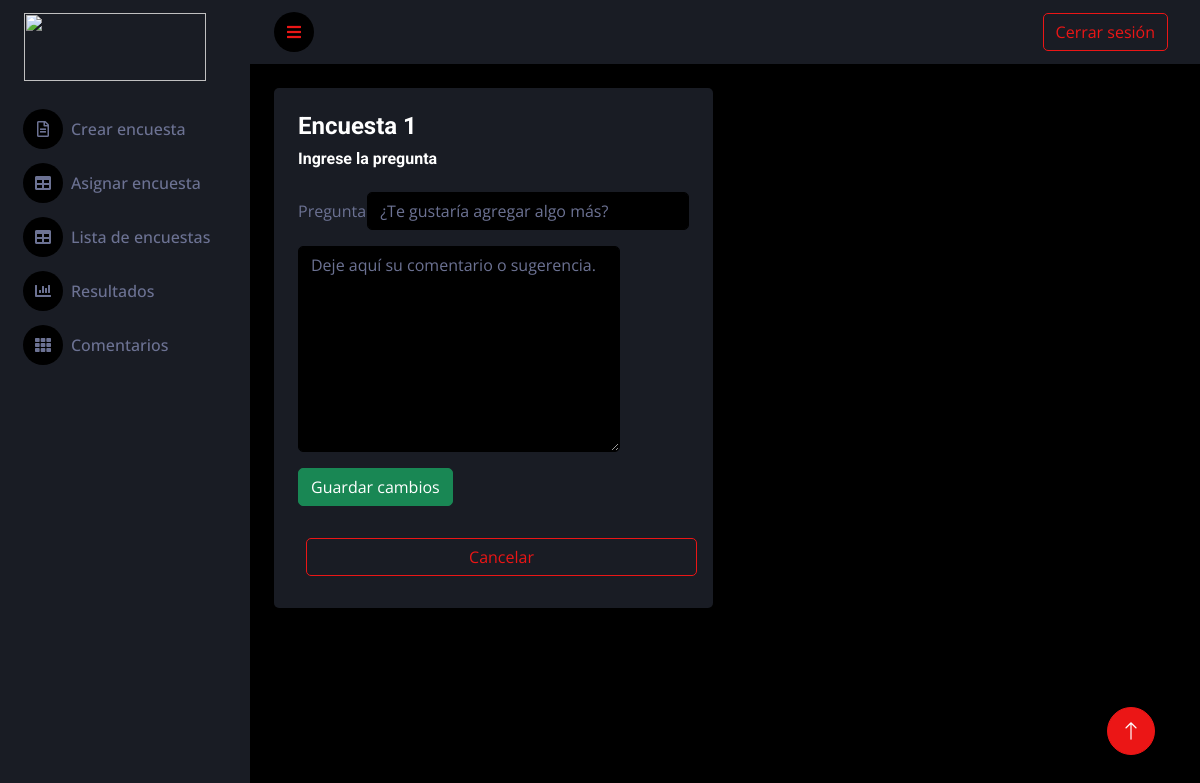
Page /modificar_preguntas.php?id_encuesta=2&id_pregunta=7 (signed in) on the committed database.
### tables this page shows
CREATE TABLE `encuestas` (
  `id_encuesta` int(11) NOT NULL,
  `nombre_encuesta` text NOT NULL
);

CREATE TABLE `preguntas` (
  `id_pregunta` int(11) NOT NULL,
  `nombre_pregunta` text NOT NULL,
  `tipo_pregunta_id` int(11) NOT NULL,
  `encuesta_id` int(11) NOT NULL
);

CREATE TABLE `opciones` (
  `id_opciones` int(11) NOT NULL,
  `descripcion` text NOT NULL,
  `pregunta_id` int(11) NOT NULL
);

### modificar_preguntas.php (the view, shortened to what this page needs)
<?php
include "parte_superior.php";
include "conexion/conex.php";
$id_encuesta=$_GET['id_encuesta'];
$id_pregunta=$_GET['id_pregunta'];
$sql_encuesta = "SELECT nombre_encuesta, id_encuesta FROM encuestas
WHERE encuestas.id_encuesta = '$id_encuesta' ORDER BY id_encuesta DESC LIMIT 1;";
$resultado = mysqli_Query($conex, $sql_encuesta);
while ($row = mysqli_fetch_array($resultado))
{
    $sql1="SELECT  id_pregunta, nombre_pregunta, tipo_pregunta_id FROM preguntas WHERE preguntas.id_pregunta = '$id_pregunta'";
    $resultado1= mysqli_query($conex,$sql1);
    while($row1= mysqli_fetch_array($resultado1))
    {
        $id_pregunta=$row1['id_pregunta'];
        $nombre_pregunta=$row1['nombre_pregunta'];
        $tipo_pregunta_id= $row1['tipo_pregunta_id'];
    }
?>
    <div class="container-fluid pt-4 px-4">
        <div class="row g-4">
            <div class="col-sm-12 col-xl-6">
                <div class="bg-secondary rounded h-100 p-4">
                    <form action="back/guardar_modificacion_pregunta.php" method="POST">
                        <h4> <?php echo $row[0]; }  ?> </h4>
                        <h6 class="mb-4">Ingrese la pregunta</h6>
                        <div class="row mb-3">
                            <label for="inputEmail3" class="col-sm-2 col-form-label">Pregunta:</label>
                            <div class="col-sm-10">
                                <input name="nombre_pregunta" type="text" class="form-control" id="inputEmail3" required value="<?php echo $nombre_pregunta;?>">
                            </div>
                        </div>
                        <fieldset class="row mb-3">
                            <div class="col-sm-10">
                                <?php
                                if($tipo_pregunta_id == 1)
                                {
                                    $sql2="SELECT pregunta_id, descripcion, id_opciones
                                    FROM preguntas, tipos_preguntas,encuestas,opciones
                                    WHERE preguntas.tipo_pregunta_id = tipos_preguntas.id_tipo_pregunta
                                    AND encuestas.id_encuesta = preguntas.encuesta_id
                                    AND preguntas.id_pregunta = opciones.pregunta_id ORDER BY id_opciones";
                                    $resultado2= mysqli_query($conex,$sql2);
                                    echo '<input class="form-check-input" type="radio" name="tipo_pregunta" id="gridRadios1" value="1" checked  style="position: absolute; visibility: hidden;">
                                    <div class="form-chek">';
                                    $cont= 1;
                                    while($row2= mysqli_fetch_array($resultado2))
                                    {
                                        if($id_pregunta == $row2[0])
                                        {
                                        echo '<label>Opcion'.$cont.':</label> <input class="form-control" type="text" name="opcion_'.$cont.'" id="descripcion'.$cont.'" value="'.$row2[1].'">';
                                        echo '<input style="position: absolute; visibility: hidden;" type="int" name="id_opcion'.$cont.'" value="'.$row2[2].'">';
                                        $cont++;
                                        }
                                    }
                                   echo '</div>';
                                }
                                elseif($tipo_pregunta_id == 2)
                                {
                                    $sql2="SELECT pregunta_id, descripcion, id_opciones
                                    FROM preguntas, tipos_preguntas,encuestas,opciones
                                    WHERE preguntas.tipo_pregunta_id = tipos_preguntas.id_tipo_pregunta
                                    AND encuestas.id_encuesta = preguntas.encuesta_id AND preguntas.id_pregunta = opciones.pregunta_id ORDER BY id_opciones";
                                    $resultado2= mysqli_query($conex,$sql2);
                                    echo '<input class="form-check-input" type="radio" name="tipo_pregunta" id="gridRadios1" value="2" checked  style="position: absolute; visibility: hidden;">
                                    <div class="form-chek">';
                                    while($row2= mysqli_fetch_array($resultado2))
                                    {
                                        if($id_pregunta == $row2[0])
                                        {
                                      echo  '<textarea class="form-control" name="descripcion_texto" id="floatingTextarea" cols="30" rows="8" placeholder="Ingrese la marca de agua a mostrar">'.$row2[1].'</textarea>
                                      <input style="position: absolute; visibility: hidden;" type="int" name="id_texto" value="'.$row2[2].'">';
                                        }
                                    }
                                        echo '</div>';
                                }
                                ?>
                            </div>
                        </fieldset>
                        <button class="btn btn-success" type="submit">Guardar cambios</button>
                    </form>
                    <br>
                    <a href="listaEncuestas.php" class="btn btn-outline-primary w-100 m-2">Cancelar</a>
                </div>
            </div>
        </div>
    </div>
    <?php
    include "parte_inferior.php";
    ?>

### css/style.css (style rules this page uses)
:root { --primary: #eb1616; --secondary: #191c24; --light: #6c7293; --dark: #000000; }
.btn { transition: 0.5s; }

### rows in the picture
encuestas: nombre_encuesta "Encuesta 1"
preguntas: nombre_pregunta "¿Te gustaría agregar algo más?"
opciones: descripcion_texto "Deje aquí su comentario o sugerencia."
